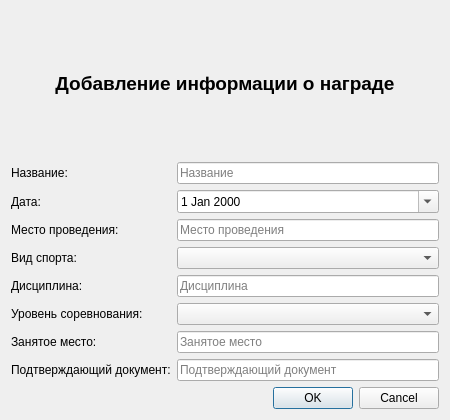
<?xml version="1.0" encoding="UTF-8"?>
<ui version="4.0">
 <class>AddAwardDialog</class>
 <widget class="QDialog" name="AddAwardDialog">
  <property name="geometry">
   <rect>
    <x>0</x>
    <y>0</y>
    <width>450</width>
    <height>420</height>
   </rect>
  </property>
  <property name="windowTitle">
   <string>Добавить награду</string>
  </property>
  <layout class="QVBoxLayout" name="verticalLayout">
   <item>
    <widget class="QLabel" name="titleLabel">
     <property name="font">
      <font>
       <pointsize>14</pointsize>
       <bold>true</bold>
      </font>
     </property>
     <property name="text">
      <string>Добавление информации о награде</string>
     </property>
     <property name="alignment">
      <set>Qt::AlignmentFlag::AlignCenter</set>
     </property>
    </widget>
   </item>
   <item>
    <layout class="QFormLayout" name="formLayout">
     <item row="0" column="0">
      <widget class="QLabel" name="nameLabel">
       <property name="text">
        <string>Название:</string>
       </property>
      </widget>
     </item>
     <item row="0" column="1">
      <widget class="QLineEdit" name="nameLineEdit">
       <property name="toolTip">
        <string>Введите название награды</string>
       </property>
       <property name="placeholderText">
        <string>Название</string>
       </property>
      </widget>
     </item>
     <item row="1" column="0">
      <widget class="QLabel" name="dateLabel">
       <property name="text">
        <string>Дата:</string>
       </property>
      </widget>
     </item>
     <item row="1" column="1">
      <widget class="QDateEdit" name="dateEdit">
       <property name="toolTip">
        <string>Выберите дату получения награды</string>
       </property>
       <property name="calendarPopup">
        <bool>true</bool>
       </property>
      </widget>
     </item>
     <item row="2" column="0">
      <widget class="QLabel" name="locationLabel">
       <property name="text">
        <string>Место проведения:</string>
       </property>
      </widget>
     </item>
     <item row="2" column="1">
      <widget class="QLineEdit" name="locationLineEdit">
       <property name="toolTip">
        <string>Введите место проведения соревнования</string>
       </property>
       <property name="placeholderText">
        <string>Место проведения</string>
       </property>
      </widget>
     </item>
     <item row="3" column="0">
      <widget class="QLabel" name="sportLabel">
       <property name="text">
        <string>Вид спорта:</string>
       </property>
      </widget>
     </item>
     <item row="3" column="1">
      <widget class="QComboBox" name="sportComboBox">
       <property name="toolTip">
        <string>Выберите вид спорта</string>
       </property>
      </widget>
     </item>
     <item row="4" column="0">
      <widget class="QLabel" name="disciplineLabel">
       <property name="text">
        <string>Дисциплина:</string>
       </property>
      </widget>
     </item>
     <item row="4" column="1">
      <widget class="QLineEdit" name="disciplineLineEdit">
       <property name="toolTip">
        <string>Введите дисциплину соревнования</string>
       </property>
       <property name="placeholderText">
        <string>Дисциплина</string>
       </property>
      </widget>
     </item>
     <item row="5" column="0">
      <widget class="QLabel" name="levelLabel">
       <property name="text">
        <string>Уровень соревнования:</string>
       </property>
      </widget>
     </item>
     <item row="5" column="1">
      <widget class="QComboBox" name="levelComboBox">
       <property name="toolTip">
        <string>Выберите уровень соревнования</string>
       </property>
      </widget>
     </item>
     <item row="6" column="0">
      <widget class="QLabel" name="placeLabel">
       <property name="text">
        <string>Занятое место:</string>
       </property>
      </widget>
     </item>
     <item row="6" column="1">
      <widget class="QLineEdit" name="placeLineEdit">
       <property name="toolTip">
        <string>Введите занятое место</string>
       </property>
       <property name="placeholderText">
        <string>Занятое место</string>
       </property>
      </widget>
     </item>
     <item row="7" column="0">
      <widget class="QLabel" name="documentLabel">
       <property name="text">
        <string>Подтверждающий документ:</string>
       </property>
      </widget>
     </item>
     <item row="7" column="1">
      <widget class="QLineEdit" name="documentLineEdit">
       <property name="toolTip">
        <string>Введите номер или название подтверждающего документа</string>
       </property>
       <property name="placeholderText">
        <string>Подтверждающий документ</string>
       </property>
      </widget>
     </item>
    </layout>
   </item>
   <item>
    <widget class="QDialogButtonBox" name="buttonBox">
     <property name="orientation">
      <enum>Qt::Orientation::Horizontal</enum>
     </property>
     <property name="standardButtons">
      <set>QDialogButtonBox::StandardButton::Cancel|QDialogButtonBox::StandardButton::Ok</set>
     </property>
    </widget>
   </item>
  </layout>
 </widget>
 <resources/>
 <connections>
  <connection>
   <sender>buttonBox</sender>
   <signal>accepted()</signal>
   <receiver>AddAwardDialog</receiver>
   <slot>accept()</slot>
   <hints>
    <hint type="sourcelabel">
     <x>253</x>
     <y>377</y>
    </hint>
    <hint type="destinationlabel">
     <x>157</x>
     <y>391</y>
    </hint>
   </hints>
  </connection>
  <connection>
   <sender>buttonBox</sender>
   <signal>rejected()</signal>
   <receiver>AddAwardDialog</receiver>
   <slot>reject()</slot>
   <hints>
    <hint type="sourcelabel">
     <x>321</x>
     <y>377</y>
    </hint>
    <hint type="destinationlabel">
     <x>286</x>
     <y>391</y>
    </hint>
   </hints>
  </connection>
 </connections>
</ui>
